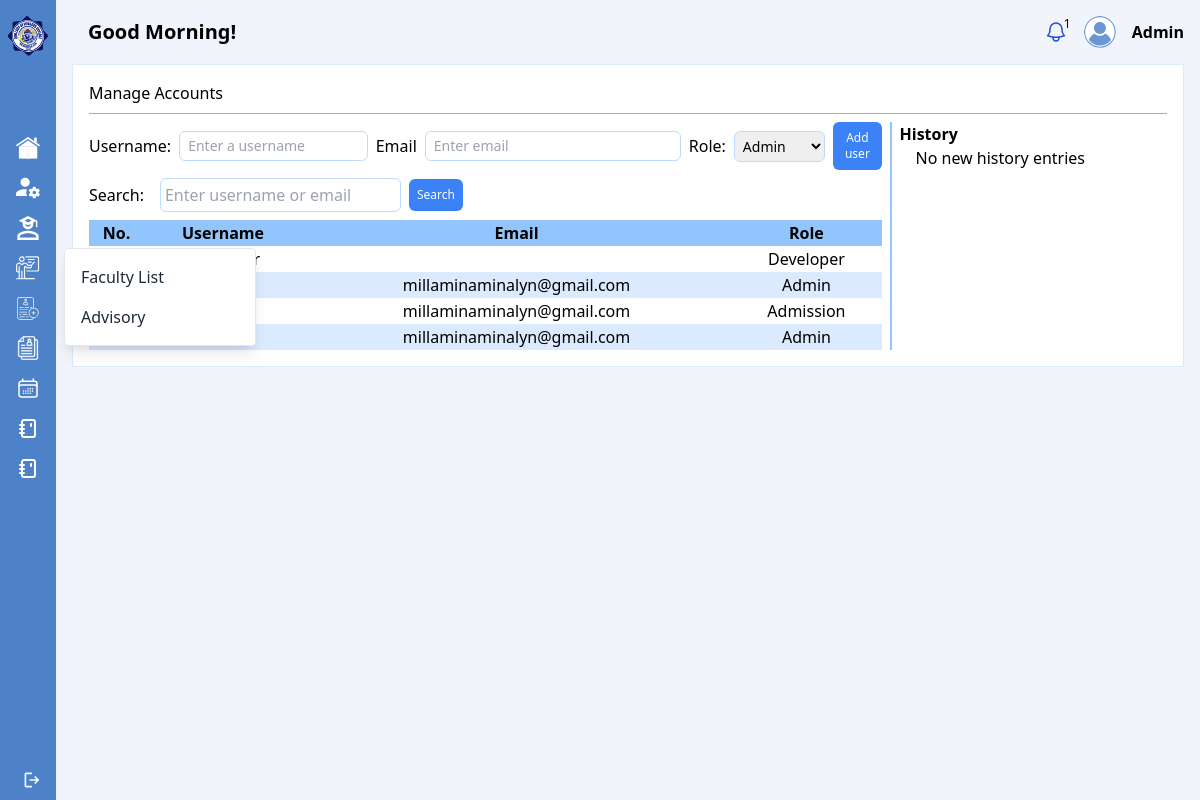
/admin/account-management.php (signed in), run on the app's committed database.
### tables this page shows
CREATE TABLE `usertbl` (
  `id` int(11) NOT NULL,
  `username` varchar(255) DEFAULT NULL,
  `email` varchar(255) DEFAULT NULL,
  `password` varchar(255) DEFAULT NULL,
  `usertype` varchar(255) DEFAULT NULL
);

### admin/account-management.php (the view, shortened to what this page needs)
<?php
    include '../php/conn.php';
    $search = isset($_GET['search']) ? mysqli_real_escape_string($conn, $_GET['search']) : '';
    $selectQuery = "SELECT id, username, email, usertype FROM usertbl";
    if (!empty($search)) {
        $selectQuery .= " WHERE username LIKE ? OR email LIKE ?";
        $stmt = mysqli_prepare($conn, $selectQuery);
        $searchParam = "%{$search}%";
        mysqli_stmt_bind_param($stmt, "ss", $searchParam, $searchParam);
        mysqli_stmt_execute($stmt);
        $result = mysqli_stmt_get_result($stmt);
        $users = mysqli_fetch_all($result, MYSQLI_ASSOC);
        mysqli_stmt_close($stmt);
    } else {
        $result = mysqli_query($conn, $selectQuery);
        $users = $result ? mysqli_fetch_all($result, MYSQLI_ASSOC) : [];
    }
    $groupedHistory = [];
    if (isset($_GET['search'])) {
        $searchValue = htmlspecialchars($_GET['search']);
    } else {
        $searchValue = '';
    }
?>
<!DOCTYPE html>
<html lang="en">
<head>
    <link href="https://cdn.jsdelivr.net/npm/tailwindcss@2.2.19/dist/tailwind.min.css" rel="stylesheet">
</head>
<body class="font-[roboto-serif]" style="background: rgba(118, 163, 224, 0.1);">
    <div class="w-full flex justify-start">
        <div>
            <?php include './sidebar.php'; ?>
        </div>
        <div class="w-full py-4 px-4">
            <div class="mb-4">
                <?php include './topbar.php'; ?>
            </div>
            <div class="w-full bg-white p-4 border border-blue-100 gap-2">
                <div>
                    Manage Accounts
                </div>
                <hr class="w-full h-px my-2 border-0 dark:bg-gray-700" style="background-color: #8EAFDC;">
                <div class="w-full flex justify-start gap-2">
                    <div class="w-3/4 border-r-2 border-blue-300 gap-2 grid pr-2">
                        <div>
                            <form action="" method="post" onsubmit="return validateForm()">
                                <div class="flex justify-start items-center gap-2 text-base">
                                    <div>
                                        Username:
                                    </div>
                                    <div class="text-sm p-1 border border-blue-200 rounded-md w-64 text-xs">
                                        <input type="text" id="username" name="username" autocomplete="username" placeholder="Enter a username" class="px-1 w-full">
                                    </div>
                                    <div class="flex justify-start gap-2 items-center">
                                        <div>Email</div>
                                        <div class="w-64 text-sm p-1 border border-blue-200 rounded-md flex justify-between items-center relative gap-2">
                                            <input type="text" name="email" id="email" class="px-1 w-full" autocomplete="email" onblur="validateEmail()" placeholder="Enter email">
                                        </div>
                                    </div>
                                    <div class="flex justify-start gap-2 items-center">
                                        <div>Role:</div>
                                        <div>
                                            <select name="usertype" id="roleMenu" class="text-sm p-1 border border-blue-200 rounded-md w-full"></select>
                                        </div>
                                    </div>
                                    <div>
                                        <button class="p-2 bg-blue-500 rounded-md text-xs text-white hover:bg-blue-700">Add user</button>
                                    </div>
                                </div>
                            </form>
                        </div>
                        <div class="flex justify-start items-center gap-2">
                            <form action="<?= $_SERVER['PHP_SELF'] ?>" method="get" class="flex items-center gap-2">
                                <label for="search" class="mr-2">Search:</label>
                                <input type="text" id="search" name="search" class="p-1 border border-blue-200 rounded-md" placeholder="Enter username or email" value="<?= $searchValue; ?>">
                                <?php if (!empty($searchValue)): ?>
                                    <button type="submit" class="p-2 bg-red-500 rounded-md text-xs text-white hover:bg-red-700" name="clearSearch">Clear</button>
                                <?php else: ?>
                                    <button type="submit" class="p-2 bg-blue-500 rounded-md text-xs text-white hover:bg-blue-700">Search</button>
                                <?php endif; ?>
                            </form>
                        </div>
                        <div>
                            <table class="table-auto w-full">
                                <thead>
                                    <tr class="px-2 py-1 bg-blue-300">
                                        <th class="text-center">No.</th>
                                        <th class="text-center">Username</th>
                                        <th class="text-center">Email</th>
                                        <th class="text-center">Role</th>
                                    </tr>
                                </thead>
                                <tbody id="table-container">
                                    <?php foreach ($users as $index => $user): ?>
                                        <tr class="px-2 py-1 <?= $index % 2 === 0 ? 'bg-white-500' : 'bg-blue-100' ?>">
                                            <td class="text-center"><?= $index + 1; ?></td>
                                            <td class="text-center"><?= $user['username']; ?></td>
                                            <td class="text-center"><?= $user['email']; ?></td>
                                            <td class="text-center"><?= isset($user['usertype']) ? $user['usertype'] : ''; ?></td>
                                        </tr>
                                    <?php endforeach; ?>
                                </tbody>
                            </table>
                        </div>
                    </div>
                    <div class="w-1/4">
                        <div class="font-semibold">
                            History
                        </div>
                        <div class="w-full ml-4">
                            <?php if (!empty($groupedHistory)): ?>
                                <?php foreach ($groupedHistory as $date => $entries): ?>
                                    <div class="font-semibold mt-2"><?= formatDateHeading($date) ?></div>
                                    <?php foreach ($entries as $historyEntry): ?>
                                        <div><?= $historyEntry['action']; ?></div>
                                        <div class="text-xs text-gray-500"><?= date('F j, Y, g:i a', strtotime($historyEntry['datetime'])); ?></div>
                                        <hr class="my-2">
                                    <?php endforeach; ?>
                                <?php endforeach; ?>
                            <?php else: ?>
                                <div>No new history entries</div>
                            <?php endif; ?>
                        </div>
                    </div>
                </div>
            </div>
        </div>
    </div>
</body>
</html>

### data on the page
usertbl: usertype "Developer"
usertbl: email "millaminaminalyn@gmail.com", usertype "Admin"
usertbl: email "millaminaminalyn@gmail.com", usertype "Admission"
usertbl: email "millaminaminalyn@gmail.com", usertype "Admin"

### other printed values
getGreeting() "Good Morning!"
$formattedUsername "Admin"
